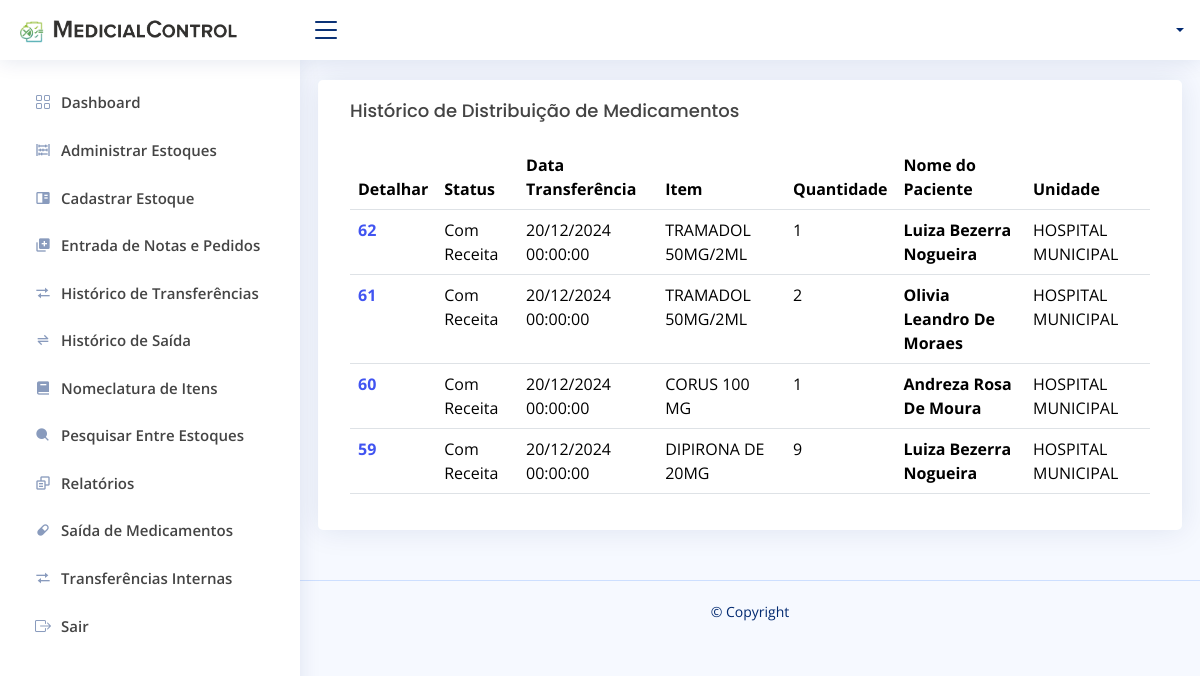
The page /historicoDeSaida.php on the database as committed earlier.
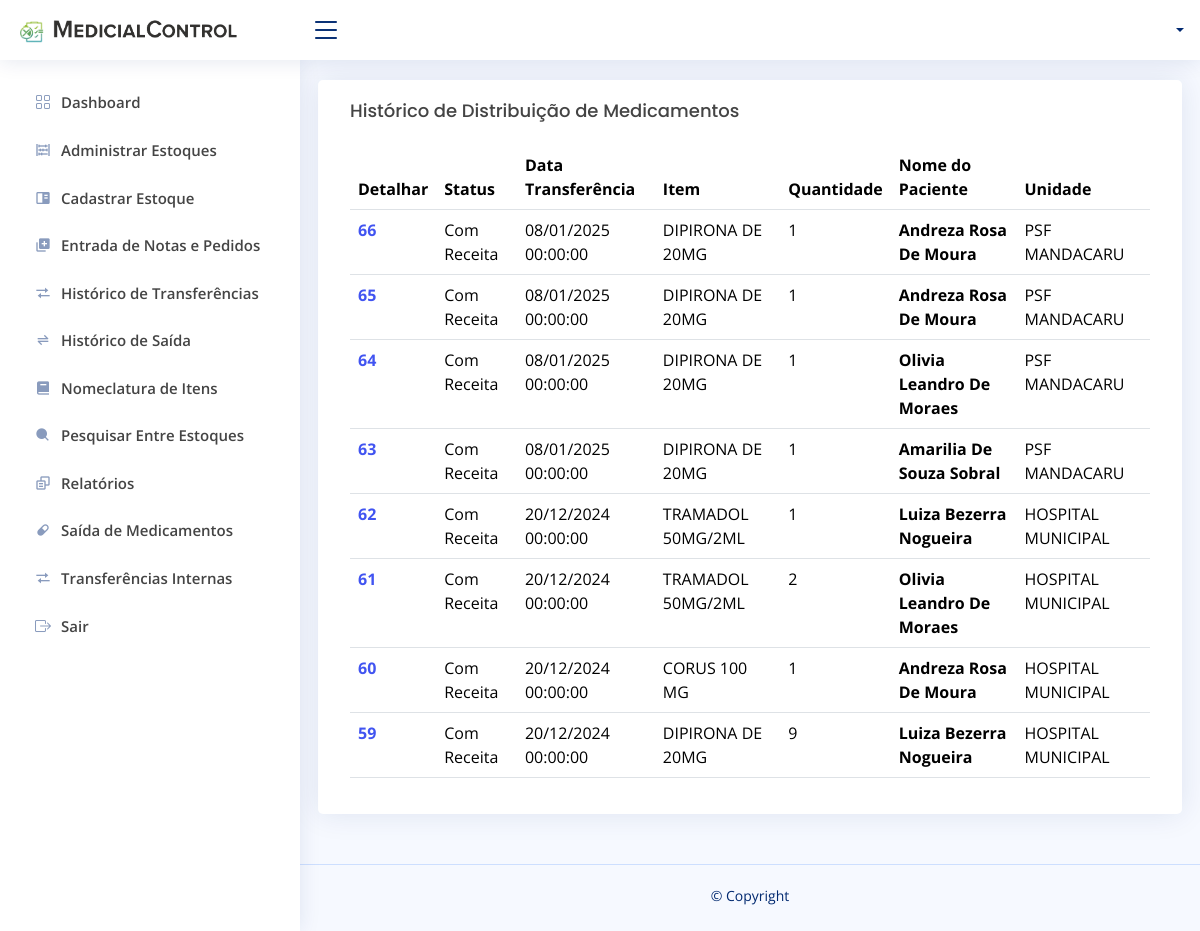
The same page on the database as committed later.
### tables this page shows
CREATE TABLE `tb_saida` (
  `id_saida` int(11) NOT NULL,
  `status_receita_saida` varchar(20) NOT NULL,
  `id_remedio_saida` int(11) NOT NULL,
  `remedio_saida` varchar(220) NOT NULL,
  `quantidade_saida` int(11) NOT NULL,
  `sus_saida` varchar(220) NOT NULL,
  `nome_paciente_saida` varchar(220) NOT NULL,
  `n_receita_saida` varchar(100) NOT NULL,
  `observacao_saida` text NOT NULL,
  `sessao_saida` varchar(100) NOT NULL,
  `data_saida` datetime NOT NULL,
  `estoque_saida` int(11) NOT NULL
);

CREATE TABLE `tb_estoques` (
  `id_estoque` int(11) NOT NULL,
  `nome_estoque` varchar(140) NOT NULL
);

### controladores/Classes.php (called while the page is built, shortened)
<?php
class Saida
{
    private $conexao;
    public function __construct()
    {
        $this->conexao = new Conexao();
    }
    public function chamaSaida()
    {
        $conn = $this->conexao->Conectar();
        $query = "SELECT
        s.id_saida,
        s.status_receita_saida,
        s.id_remedio_saida,
        s.remedio_saida,
        s.quantidade_saida,
        s.sus_saida,
        s.nome_paciente_saida,
        s.n_receita_saida,
        s.observacao_saida,
        s.sessao_saida,
        s.data_saida,
        s.estoque_saida,
        e.nome_estoque
    FROM
        tb_saida s
    JOIN
        tb_estoques e ON s.estoque_saida = e.id_estoque
    ORDER BY
        s.id_saida DESC ";
        $stmt = $conn->prepare($query);
        $stmt->execute();
        $r = [];
        while ($retorno = $stmt->fetch(PDO::FETCH_ASSOC)) {
            $r[] = $retorno;
        };
        return $r;
    }
}

### historicoDeSaida.php (the view, shortened to what this page needs)
<?php
  include "controladores/Controller.php";
  include "controladores/Classes.php";
  $func = new Saida;
  $retorno = $func->chamaSaida();
?>
<!DOCTYPE html>
<html lang="pt-br">
<head>
    <?php head()?>
</head>
<body>
  <header id="header" class="header fixed-top d-flex align-items-center">
    <?php logoBar()?>
    <nav class="header-nav ms-auto">
      <ul class="d-flex align-items-center">
        <?php echo Perfil() ?>
      </ul>
    </nav>
  </header>
  <aside id="sidebar" class="sidebar">
    <?php echo sideBar()?>
  </aside>
  <main id="main" class="main">
    <section class="section">
      <div class="row">
      <div class="card">
            <div class="card-body">
              <h5 class="card-title">Histórico de Distribuição de Medicamentos</h5>
              <table class="table datatable">
                <thead>
                  <tr>
                    <th>Detalhar</th>
                    <th>Status</th>
                    <th>Data Transferência</th>
                    <th>Item</th>
                    <th>Quantidade</th>
                    <th>Nome do Paciente</th>
                    <th>Unidade</th>
                  </tr>
                </thead>
                <tbody>
                 <?php foreach ($retorno as $r) { ?>
                  <tr>
                    <td>
                      <strong>
                        <a href="detalhaSaida.php?id=<?=$r['id_saida']?>"><?=$r['id_saida'] ?></a>
                      </strong>
                    </td>
                    <td><?=$r['status_receita_saida'] ?></td>
                    <td><?= date('d/m/Y H:i:s' , strtotime($r['data_saida'])) ?></td>
                    <td><?=$r['remedio_saida'] ?></td>
                    <td><?=$r['quantidade_saida'] ?></td>
                    <td>
                      <strong><?=$r['nome_paciente_saida'] ?></strong>
                    </td>
                    <td><?=$r['nome_estoque']?></td>
                  </tr>
                 <?php } ?>
                </tbody>
              </table>
            </div>
      </div>
      </div>
    </section>
  </main>
  <footer id="footer" class="footer">
    <div class="copyright">
      &copy; Copyright <strong><span></span></strong>
    </div>
    <div class="credits">
    </div>
  </footer>
</body>
</html>

### controladores/Controller.php (shortened to what this page needs)
<?php
function head() {
    print "<meta charset='utf-8'>
    <meta content='width=device-width, initial-scale=1.0' name='viewport'>
    <meta content='' name='description'>
    <meta content='' name='keywords'>
    <link href='assets/img/logo_.png' rel='icon'>
    <link href='assets/img/apple-touch-icon.png' rel='apple-touch-icon'>
    <link href='https://fonts.gstatic.com' rel='preconnect'>
    <link href='https://fonts.googleapis.com/css?family=Open+Sans:300,300i,400,400i,600,600i,700,700i|Nunito:300,300i,400,400i,600,600i,700,700i|Poppins:300,300i,400,400i,500,500i,600,600i,700,700i' rel='stylesheet'>
    <link href='assets/vendor/bootstrap/css/bootstrap.min.css' rel='stylesheet'>
    <link href='assets/vendor/bootstrap-icons/bootstrap-icons.css' rel='stylesheet'>
    <link href='assets/vendor/boxicons/css/boxicons.min.css' rel='stylesheet'>
    <link href='assets/vendor/quill/quill.snow.css' rel='stylesheet'>
    <link href='assets/vendor/quill/quill.bubble.css' rel='stylesheet'>
    <link href='assets/vendor/remixicon/remixicon.css' rel='stylesheet'>
    <link href='assets/vendor/simple-datatables/style.css' rel='stylesheet'>
    <link rel='stylesheet' href='https://cdn.datatables.net/2.0.3/css/dataTables.dataTables.css'>
    <link href='assets/css/style.css' rel='stylesheet'>";
}
function Perfil() {
    print "<li class='nav-item dropdown pe-3'>
    <a class='nav-link nav-profile d-flex align-items-center pe-0' href='#' data-bs-toggle='dropdown'>
        <span class='d-none d-md-block dropdown-toggle ps-2'>" . $_SESSION['nome_usuario'] . "</span>
    </a>
    <ul class='dropdown-menu dropdown-menu-end dropdown-menu-arrow profile'>
        <li class='dropdown-header'>
            <h6>" . $_SESSION['nome_usuario'] . " </h6>
            <span>Usuário</span>
        </li>
        <li>
            <hr class='dropdown-divider'>
        </li>
        <li>
            <a class='dropdown-item d-flex align-items-center' href='perfil.php'>
                <i class='bi bi-person'></i>
                <span>Meu Perfil</span>
            </a>
        </li>
        <li>
            <hr class='dropdown-divider'>
        </li>
        <li>
            <a class='dropdown-item d-flex align-items-center' href='cadastrarUsuario.php'>
                <i class='bi bi-gear'></i>
                <span>Cadastrar Usuário</span>
            </a>
        </li>
        <li>
            <hr class='dropdown-divider'>
        </li>
        <li>
            <a class='dropdown-item d-flex align-items-center' href='ajustaInventario.php'>
                <i class='bx bx-abacus'></i>
                <span>Ajustar Invetário</span>
            </a>
        </li>
        <hr class='dropdown-divider'>
        <li>
            <a class='dropdown-item d-flex align-items-center' href='controladores/SairSessao.php'>
                <i class='bi bi-box-arrow-right'></i>
                <span>Sair</span>
            </a>
        </li>
    </ul>
</li>";
}
function logoBar(){
    print "<div class='d-flex align-items-center justify-content-between'>
    <a href='dashboard.php' class='logo d-flex align-items-center'>
        <img src='assets/img/logo_.png' alt='' height='300px'>
        <img src='assets/img/medical_control_nome.png' alt='' height='300px'>
    </a>
    <i class='bi bi-list toggle-sidebar-btn'></i>
</div>";
}
function sideBar(){
    print "<ul class='sidebar-nav' id='sidebar-nav'>
                <li class='nav-item'>
                    <a class='nav-link collapsed' href='dashboard.php'>
                        <i class='bi bi-grid'></i>
                        <span>Dashboard</span>
                    </a>
                </li>
                <li class='nav-item'>
                    <a class='nav-link collapsed' href='administrarEstoque.php'>
                        <i class='bx bx-abacus'></i>
                        Administrar Estoques
                    </a>
                </li>
                <li class='nav-item'>
                    <a class='nav-link collapsed' href='cadastrarEstoque.php'>
                        <i class='bx bxs-book-content'></i>
                        Cadastrar Estoque
                    </a>
                </li>
                <li class='nav-item'>
                    <a class='nav-link collapsed' href='emitirPedido.php'>
                        <i class='bx bxs-add-to-queue'></i>
                        Entrada de Notas e Pedidos
                    </a>
                </li>
                <li class='nav-item'>
                    <a class='nav-link collapsed' href='historicoDeTransferencia.php'>
                        <i class='bx bx-transfer'></i>
                        Histórico de Transferências
                    </a>
                </li>
                <li class='nav-item'>
                    <a class='nav-link collapsed' href='historicoDeSaida.php'>
                        <i class='bx  bx-transfer-alt'></i>
                        Histórico de Saída
                    </a>
                </li>
                <li class='nav-item'>
                    <a class='nav-link collapsed' href='Nomeclatura.php'>
                        <i class='bx bxs-book'></i>
                        Nomeclatura de Itens
                    </a>
                </li>
                <li class='nav-item'>
                    <a class='nav-link collapsed' href='pesquisarEstoques.php'>
                        <i class='bx bxs-search'></i>
                        Pesquisar Entre Estoques
                    </a>
                </li>
                <li class='nav-item'>
                    <a class='nav-link collapsed' href='relatorios.php'>
                        <i class='bx bx-copy-alt'></i>
                        Relatórios
                    </a>
                </li>
                <li class='nav-item'>
                    <a class='nav-link collapsed' href='saidaMedicamentos.php'>
                        <i class='bx bxs-capsule'></i>
                        <span>Saída de Medicamentos</span>
                    </a>
                </li>
                <li class='nav-item'>
                    <a class='nav-link collapsed' href='transferenciasInternas.php'>
                        <i class='bx bx-transfer'></i>
                        Transferências Internas
                    </a>
                </li>
                <li class='nav-item'>
                    <a class='nav-link collapsed' href='controladores/SairSessao.php'>
                        <i class='bi bi-box-arrow-right'></i>
                        Sair
                    </a>
                </li>
            </ul>";
}
?>

### assets/css/style.css (style rules this page uses)
:root { scroll-behavior: smooth; }
body { font-family: "Open Sans", sans-serif; background: #f6f9ff; color: #444444; }
a { color: #4154f1; text-decoration: none; }
h1, h2, h3, h4, h5, h6 { font-family: "Nunito", sans-serif; }
#main { margin-top: 60px; padding: 20px 30px; transition: all 0.3s; }
.card { margin-bottom: 30px; border: none; border-radius: 5px; box-shadow: 0px 0 30px rgba(1, 41, 112, 0.1); }
.card-title { padding: 20px 0 15px 0; font-size: 18px; font-weight: 500; color: #444444; font-family: "Poppins", sans-serif; }
.card-body { padding: 0 20px 20px 20px; }
.logo { line-height: 1; }
@media (min-width: 1200px) { .logo { width: 280px; } }
.logo img { max-height: 26px; margin-right: 6px; }
.header { transition: all 0.5s; z-index: 997; height: 60px; box-shadow: 0px 2px 20px rgba(1, 41, 112, 0.1); background-color: #fff; padding-left: 20px; }
.header .toggle-sidebar-btn { font-size: 32px; padding-left: 10px; cursor: pointer; color: #012970; }
.header-nav ul { list-style: none; }
.header-nav>ul { margin: 0; padding: 0; }
.header-nav .nav-profile { color: #012970; }
.header-nav .nav-profile span { font-size: 14px; font-weight: 600; }
.sidebar { position: fixed; top: 60px; left: 0; bottom: 0; width: 300px; z-index: 996; transition: all 0.3s; padding: 20px; overflow-y: auto; scrollbar-width: thin; scrollbar-color: #aab7cf transparent; box-shadow: 0px 0px 20px rgba(1, 41, 112, 0.1); background-color: #fff; }
@media (min-width: 1200px) { #main, #footer { margin-left: 300px; } }
.sidebar-nav { padding: 0; margin: 0; list-style: none; }
.sidebar-nav li { padding: 0; margin: 0; list-style: none; }
.sidebar-nav .nav-item { margin-bottom: 5px; }
.sidebar-nav .nav-link { display: flex; align-items: center; font-size: 15px; font-weight: 600; color: #444444; transition: 0.3; background: #f6f9ff; padding: 10px 15px; border-radius: 4px; }
.sidebar-nav .nav-link i { font-size: 16px; margin-right: 10px; color: #4154f1; }
.sidebar-nav .nav-link.collapsed { color: #444444; background: #fff; }
.sidebar-nav .nav-link.collapsed i { color: #899bbd; }
.footer { padding: 20px 0; font-size: 14px; transition: all 0.3s; border-top: 1px solid #cddfff; }
.footer .copyright { text-align: center; color: #012970; }
.footer .credits { padding-top: 5px; text-align: center; font-size: 13px; color: #012970; }

Rows that differ between the two databases and show on the page:
added tb_saida: id_saida "66", status_receita_saida "Com Receita", data_saida "08/01/2025 00:00:00", remedio_saida "DIPIRONA DE 20MG", quantidade_saida "1", nome_paciente_saida "Andreza Rosa De Moura", estoque_saida.nome_estoque "PSF MANDACARU"
added tb_saida: id_saida "65", status_receita_saida "Com Receita", data_saida "08/01/2025 00:00:00", remedio_saida "DIPIRONA DE 20MG", quantidade_saida "1", nome_paciente_saida "Andreza Rosa De Moura", estoque_saida.nome_estoque "PSF MANDACARU"
added tb_saida: id_saida "64", status_receita_saida "Com Receita", data_saida "08/01/2025 00:00:00", remedio_saida "DIPIRONA DE 20MG", quantidade_saida "1", nome_paciente_saida "Olivia Leandro De Moraes", estoque_saida.nome_estoque "PSF MANDACARU"
added tb_saida: id_saida "63", status_receita_saida "Com Receita", data_saida "08/01/2025 00:00:00", remedio_saida "DIPIRONA DE 20MG", quantidade_saida "1", nome_paciente_saida "Amarilia De Souza Sobral", estoque_saida.nome_estoque "PSF MANDACARU"
